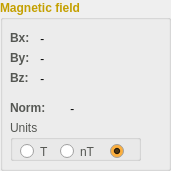
    <widget class="QGroupBox" name="groupBox_10">
     <property name="geometry">
      <rect>
       <x>210</x>
       <y>170</y>
       <width>171</width>
       <height>171</height>
      </rect>
     </property>
     <property name="palette">
      <palette>
       <active>
        <colorrole role="WindowText">
         <brush brushstyle="SolidPattern">
          <color alpha="255">
           <red>196</red>
           <green>160</green>
           <blue>0</blue>
          </color>
         </brush>
        </colorrole>
       </active>
       <inactive>
        <colorrole role="WindowText">
         <brush brushstyle="SolidPattern">
          <color alpha="255">
           <red>196</red>
           <green>160</green>
           <blue>0</blue>
          </color>
         </brush>
        </colorrole>
       </inactive>
       <disabled>
        <colorrole role="WindowText">
         <brush brushstyle="SolidPattern">
          <color alpha="255">
           <red>190</red>
           <green>190</green>
           <blue>190</blue>
          </color>
         </brush>
        </colorrole>
       </disabled>
      </palette>
     </property>
     <property name="font">
      <font>
       <weight>75</weight>
       <bold>true</bold>
      </font>
     </property>
     <property name="title">
      <string>Magnetic field</string>
     </property>
     <widget class="QLabel" name="label_14">
      <property name="geometry">
       <rect>
        <x>10</x>
        <y>30</y>
        <width>31</width>
        <height>16</height>
       </rect>
      </property>
      <property name="palette">
       <palette>
        <active>
         <colorrole role="WindowText">
          <brush brushstyle="SolidPattern">
           <color alpha="255">
            <red>85</red>
            <green>87</green>
            <blue>83</blue>
           </color>
          </brush>
         </colorrole>
        </active>
        <inactive>
         <colorrole role="WindowText">
          <brush brushstyle="SolidPattern">
           <color alpha="255">
            <red>85</red>
            <green>87</green>
            <blue>83</blue>
           </color>
          </brush>
         </colorrole>
        </inactive>
        <disabled>
         <colorrole role="WindowText">
          <brush brushstyle="SolidPattern">
           <color alpha="255">
            <red>190</red>
            <green>190</green>
            <blue>190</blue>
           </color>
          </brush>
         </colorrole>
        </disabled>
       </palette>
      </property>
      <property name="font">
       <font>
        <weight>75</weight>
        <bold>true</bold>
       </font>
      </property>
      <property name="text">
       <string>Bx:</string>
      </property>
     </widget>
     <widget class="QLabel" name="label_15">
      <property name="geometry">
       <rect>
        <x>10</x>
        <y>50</y>
        <width>31</width>
        <height>16</height>
       </rect>
      </property>
      <property name="palette">
       <palette>
        <active>
         <colorrole role="WindowText">
          <brush brushstyle="SolidPattern">
           <color alpha="255">
            <red>85</red>
            <green>87</green>
            <blue>83</blue>
           </color>
          </brush>
         </colorrole>
        </active>
        <inactive>
         <colorrole role="WindowText">
          <brush brushstyle="SolidPattern">
           <color alpha="255">
            <red>85</red>
            <green>87</green>
            <blue>83</blue>
           </color>
          </brush>
         </colorrole>
        </inactive>
        <disabled>
         <colorrole role="WindowText">
          <brush brushstyle="SolidPattern">
           <color alpha="255">
            <red>190</red>
            <green>190</green>
            <blue>190</blue>
           </color>
          </brush>
         </colorrole>
        </disabled>
       </palette>
      </property>
      <property name="font">
       <font>
        <weight>75</weight>
        <bold>true</bold>
       </font>
      </property>
      <property name="text">
       <string>By:</string>
      </property>
     </widget>
     <widget class="QLabel" name="label_16">
      <property name="geometry">
       <rect>
        <x>10</x>
        <y>70</y>
        <width>31</width>
        <height>16</height>
       </rect>
      </property>
      <property name="palette">
       <palette>
        <active>
         <colorrole role="WindowText">
          <brush brushstyle="SolidPattern">
           <color alpha="255">
            <red>85</red>
            <green>87</green>
            <blue>83</blue>
           </color>
          </brush>
         </colorrole>
        </active>
        <inactive>
         <colorrole role="WindowText">
          <brush brushstyle="SolidPattern">
           <color alpha="255">
            <red>85</red>
            <green>87</green>
            <blue>83</blue>
           </color>
          </brush>
         </colorrole>
        </inactive>
        <disabled>
         <colorrole role="WindowText">
          <brush brushstyle="SolidPattern">
           <color alpha="255">
            <red>190</red>
            <green>190</green>
            <blue>190</blue>
           </color>
          </brush>
         </colorrole>
        </disabled>
       </palette>
      </property>
      <property name="font">
       <font>
        <weight>75</weight>
        <bold>true</bold>
       </font>
      </property>
      <property name="text">
       <string>Bz:</string>
      </property>
     </widget>
     <widget class="QGroupBox" name="groupBox_13">
      <property name="geometry">
       <rect>
        <x>10</x>
        <y>120</y>
        <width>131</width>
        <height>41</height>
       </rect>
      </property>
      <property name="palette">
       <palette>
        <active>
         <colorrole role="WindowText">
          <brush brushstyle="SolidPattern">
           <color alpha="255">
            <red>85</red>
            <green>87</green>
            <blue>83</blue>
           </color>
          </brush>
         </colorrole>
        </active>
        <inactive>
         <colorrole role="WindowText">
          <brush brushstyle="SolidPattern">
           <color alpha="255">
            <red>85</red>
            <green>87</green>
            <blue>83</blue>
           </color>
          </brush>
         </colorrole>
        </inactive>
        <disabled>
         <colorrole role="WindowText">
          <brush brushstyle="SolidPattern">
           <color alpha="255">
            <red>190</red>
            <green>190</green>
            <blue>190</blue>
           </color>
          </brush>
         </colorrole>
        </disabled>
       </palette>
      </property>
      <property name="font">
       <font>
        <weight>50</weight>
        <bold>false</bold>
       </font>
      </property>
      <property name="title">
       <string>Units</string>
      </property>
      <widget class="QRadioButton" name="radioButton_5">
       <property name="geometry">
        <rect>
         <x>50</x>
         <y>20</y>
         <width>41</width>
         <height>23</height>
        </rect>
       </property>
       <property name="text">
        <string>nT</string>
       </property>
      </widget>
      <widget class="QRadioButton" name="radioButton_6">
       <property name="geometry">
        <rect>
         <x>10</x>
         <y>20</y>
         <width>31</width>
         <height>23</height>
        </rect>
       </property>
       <property name="text">
        <string>T</string>
       </property>
       <property name="checked">
        <bool>false</bool>
       </property>
      </widget>
      <widget class="QRadioButton" name="radioButton_10">
       <property name="geometry">
        <rect>
         <x>100</x>
         <y>20</y>
         <width>31</width>
         <height>23</height>
        </rect>
       </property>
       <property name="palette">
        <palette>
         <active>
          <colorrole role="Base">
           <brush brushstyle="SolidPattern">
            <color alpha="255">
             <red>252</red>
             <green>175</green>
             <blue>62</blue>
            </color>
           </brush>
          </colorrole>
         </active>
         <inactive>
          <colorrole role="Base">
           <brush brushstyle="SolidPattern">
            <color alpha="255">
             <red>252</red>
             <green>175</green>
             <blue>62</blue>
            </color>
           </brush>
          </colorrole>
         </inactive>
         <disabled>
          <colorrole role="Base">
           <brush brushstyle="SolidPattern">
            <color alpha="255">
             <red>239</red>
             <green>239</green>
             <blue>239</blue>
            </color>
           </brush>
          </colorrole>
         </disabled>
        </palette>
       </property>
       <property name="text">
        <string/>
       </property>
       <property name="checked">
        <bool>true</bool>
       </property>
      </widget>
     </widget>
     <widget class="QLabel" name="label_33">
      <property name="geometry">
       <rect>
        <x>40</x>
        <y>30</y>
        <width>121</width>
        <height>17</height>
       </rect>
      </property>
      <property name="palette">
       <palette>
        <active>
         <colorrole role="WindowText">
          <brush brushstyle="SolidPattern">
           <color alpha="255">
            <red>0</red>
            <green>0</green>
            <blue>0</blue>
           </color>
          </brush>
         </colorrole>
        </active>
        <inactive>
         <colorrole role="WindowText">
          <brush brushstyle="SolidPattern">
           <color alpha="255">
            <red>0</red>
            <green>0</green>
            <blue>0</blue>
           </color>
          </brush>
         </colorrole>
        </inactive>
        <disabled>
         <colorrole role="WindowText">
          <brush brushstyle="SolidPattern">
           <color alpha="255">
            <red>190</red>
            <green>190</green>
            <blue>190</blue>
           </color>
          </brush>
         </colorrole>
        </disabled>
       </palette>
      </property>
      <property name="font">
       <font>
        <weight>50</weight>
        <italic>true</italic>
        <bold>false</bold>
       </font>
      </property>
      <property name="text">
       <string>-</string>
      </property>
     </widget>
     <widget class="QLabel" name="label_34">
      <property name="geometry">
       <rect>
        <x>40</x>
        <y>50</y>
        <width>121</width>
        <height>17</height>
       </rect>
      </property>
      <property name="palette">
       <palette>
        <active>
         <colorrole role="WindowText">
          <brush brushstyle="SolidPattern">
           <color alpha="255">
            <red>0</red>
            <green>0</green>
            <blue>0</blue>
           </color>
          </brush>
         </colorrole>
        </active>
        <inactive>
         <colorrole role="WindowText">
          <brush brushstyle="SolidPattern">
           <color alpha="255">
            <red>0</red>
            <green>0</green>
            <blue>0</blue>
           </color>
          </brush>
         </colorrole>
        </inactive>
        <disabled>
         <colorrole role="WindowText">
          <brush brushstyle="SolidPattern">
           <color alpha="255">
            <red>190</red>
            <green>190</green>
            <blue>190</blue>
           </color>
          </brush>
         </colorrole>
        </disabled>
       </palette>
      </property>
      <property name="font">
       <font>
        <weight>50</weight>
        <italic>true</italic>
        <bold>false</bold>
       </font>
      </property>
      <property name="text">
       <string>-</string>
      </property>
     </widget>
     <widget class="QLabel" name="label_35">
      <property name="geometry">
       <rect>
        <x>40</x>
        <y>70</y>
        <width>121</width>
        <height>17</height>
       </rect>
      </property>
      <property name="palette">
       <palette>
        <active>
         <colorrole role="WindowText">
          <brush brushstyle="SolidPattern">
           <color alpha="255">
            <red>0</red>
            <green>0</green>
            <blue>0</blue>
           </color>
          </brush>
         </colorrole>
        </active>
        <inactive>
         <colorrole role="WindowText">
          <brush brushstyle="SolidPattern">
           <color alpha="255">
            <red>0</red>
            <green>0</green>
            <blue>0</blue>
           </color>
          </brush>
         </colorrole>
        </inactive>
        <disabled>
         <colorrole role="WindowText">
          <brush brushstyle="SolidPattern">
           <color alpha="255">
            <red>190</red>
            <green>190</green>
            <blue>190</blue>
           </color>
          </brush>
         </colorrole>
        </disabled>
       </palette>
      </property>
      <property name="font">
       <font>
        <weight>50</weight>
        <italic>true</italic>
        <bold>false</bold>
       </font>
      </property>
      <property name="text">
       <string>-</string>
      </property>
     </widget>
     <widget class="QLabel" name="label_55">
      <property name="geometry">
       <rect>
        <x>70</x>
        <y>100</y>
        <width>91</width>
        <height>17</height>
       </rect>
      </property>
      <property name="palette">
       <palette>
        <active>
         <colorrole role="WindowText">
          <brush brushstyle="SolidPattern">
           <color alpha="255">
            <red>0</red>
            <green>0</green>
            <blue>0</blue>
           </color>
          </brush>
         </colorrole>
        </active>
        <inactive>
         <colorrole role="WindowText">
          <brush brushstyle="SolidPattern">
           <color alpha="255">
            <red>0</red>
            <green>0</green>
            <blue>0</blue>
           </color>
          </brush>
         </colorrole>
        </inactive>
        <disabled>
         <colorrole role="WindowText">
          <brush brushstyle="SolidPattern">
           <color alpha="255">
            <red>190</red>
            <green>190</green>
            <blue>190</blue>
           </color>
          </brush>
         </colorrole>
        </disabled>
       </palette>
      </property>
      <property name="font">
       <font>
        <weight>50</weight>
        <italic>true</italic>
        <bold>false</bold>
       </font>
      </property>
      <property name="text">
       <string>-</string>
      </property>
     </widget>
     <widget class="QLabel" name="label_56">
      <property name="geometry">
       <rect>
        <x>10</x>
        <y>100</y>
        <width>51</width>
        <height>16</height>
       </rect>
      </property>
      <property name="palette">
       <palette>
        <active>
         <colorrole role="WindowText">
          <brush brushstyle="SolidPattern">
           <color alpha="255">
            <red>85</red>
            <green>87</green>
            <blue>83</blue>
           </color>
          </brush>
         </colorrole>
        </active>
        <inactive>
         <colorrole role="WindowText">
          <brush brushstyle="SolidPattern">
           <color alpha="255">
            <red>85</red>
            <green>87</green>
            <blue>83</blue>
           </color>
          </brush>
         </colorrole>
        </inactive>
        <disabled>
         <colorrole role="WindowText">
          <brush brushstyle="SolidPattern">
           <color alpha="255">
            <red>190</red>
            <green>190</green>
            <blue>190</blue>
           </color>
          </brush>
         </colorrole>
        </disabled>
       </palette>
      </property>
      <property name="font">
       <font>
        <weight>75</weight>
        <bold>true</bold>
       </font>
      </property>
      <property name="text">
       <string>Norm:</string>
      </property>
     </widget>
    </widget>
